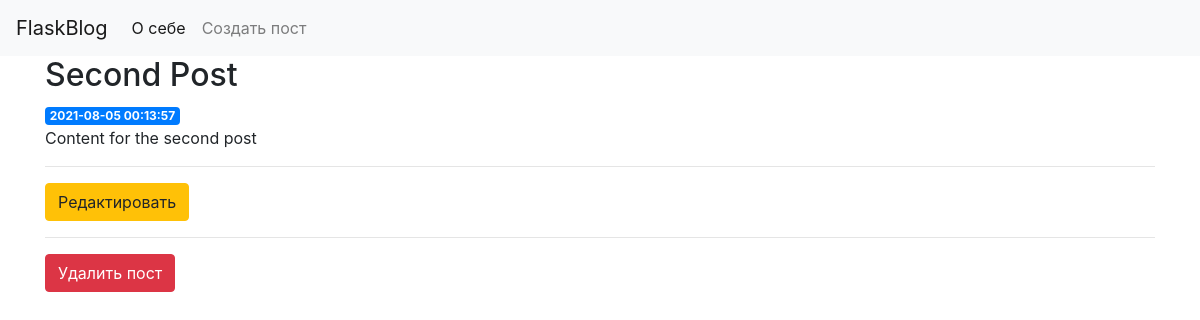
Page /2 on the earlier database version.
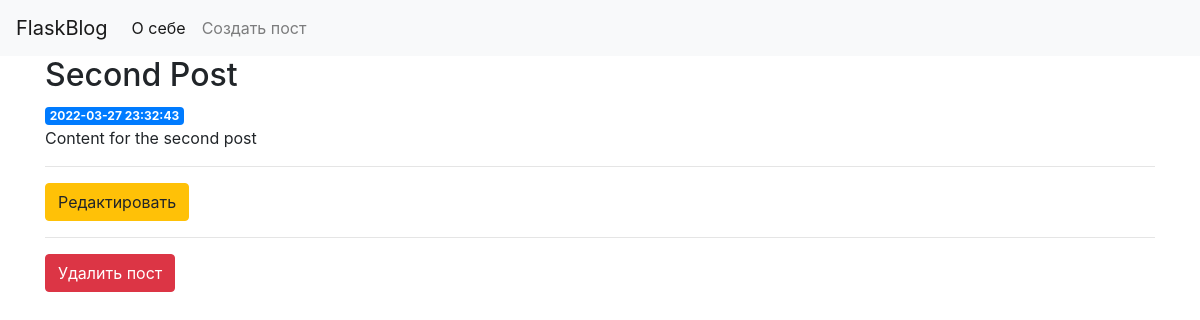
Same page on the later database version.
### tables this page shows
CREATE TABLE posts (
    id INTEGER PRIMARY KEY AUTOINCREMENT,
    created TIMESTAMP NOT NULL DEFAULT CURRENT_TIMESTAMP,
    title TEXT NOT NULL,
    content TEXT NOT NULL
);

### app.py (the view)
@app.route('/<int:post_id>')
def post(post_id):
    post = get_post(post_id)
    return render_template('post.html', post=post)

### app.py (called while the page is built)
def get_db_connection():
    conn = sqlite3.connect('database.db')
    conn.row_factory = sqlite3.Row
    return conn

def get_post(post_id):
    conn = get_db_connection()
    post = conn.execute('SELECT * FROM posts WHERE id = ?',
                        (post_id,)).fetchone()
    conn.close()
    if post is None:
        abort(404)
    return post

### templates/post.html
{% extends 'base.html' %}
{% block content %}
    <h2>{% block title %} {{ post['title'] }} {% endblock %}</h2>
    <span class="badge badge-primary">{{ post['created'] }}</span>
    <p>{{ post['content'] }}</p>
    <hr>
    <a href="{{ url_for('edit', id=post['id']) }}">
        <span class="btn btn-warning">Редактировать</span>
    </a>
    <hr>
    <form action="{{ url_for('delete', id=post['id']) }}" method="POST">
        <input type="submit" value="Удалить пост"
                class="btn btn-danger"
                onclick="confirm('Вы уверены, что хотите удалить данный пост?')">
    </form>
{% endblock content %}

Differences in the rows shown:
changed posts "Second Post": created "2021-08-05 00:13:57" → "2022-03-27 23:32:43"
